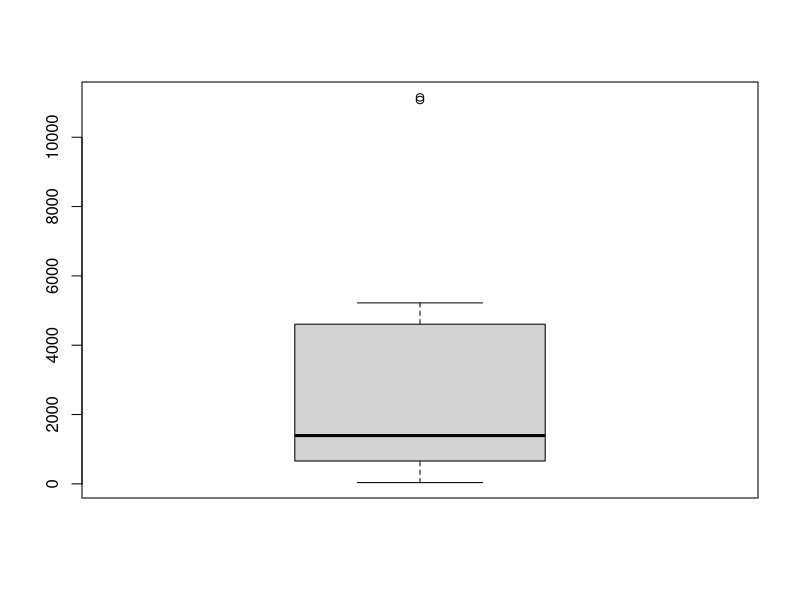
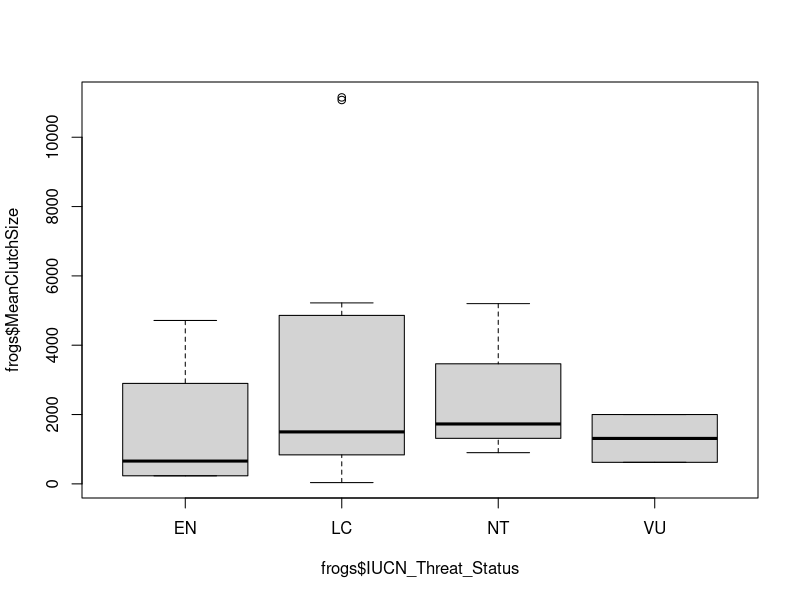

Reproduce these figures in R, in order.
# ENEC 395 Undergraduate Research 
# Alicia Wood
# 3/20/17
# Title

### Loading in necessary libraries

#library(dplyr)
#library(tools)

### Setting my working directory to the folder where all of my data and code are stored

setwd('~/Desktop/Extinction-Risk')

### Reading in raw data files

frogs = read.table("NorthAmericanFrogs.txt", header=T, sep = '\t', quote = "\"")

# example data visualizations
boxplot(frogs$MeanClutchSize)
boxplot(frogs$MeanClutchSize ~ frogs$IUCN_Threat_Status)

# paired tests: e.g., Wilcoxon rank sum test (wilcox.test)

# need to rearrange data for paired comparison where you 

  